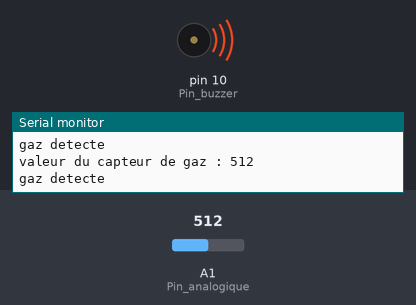
Bench run of a sketch on a simulated Arduino Uno, built with avr-gcc and run on an emulated ATmega328P. Parts: buzzer (waves = sounding, pin HIGH), the last lines printed to the serial monitor. The test bench sets the inputs (shaded band); at power-on: A1 (Pin_analogique) = 512.

Above: at 1.8 s.
1.9 s: A1 (Pin_analogique) set to 174
3.4 s: A1 (Pin_analogique) set to 152
At 5.2 s:
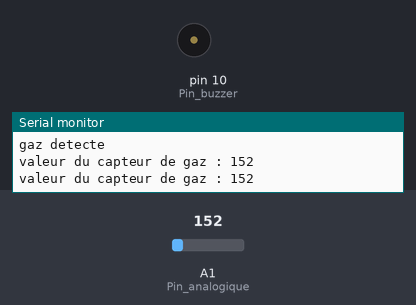
5.5 s: A1 (Pin_analogique) set to 175
At 6.9 s:
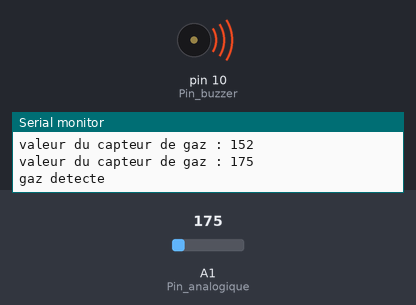
7.5 s: A1 (Pin_analogique) set to 155
At 8.5 s:
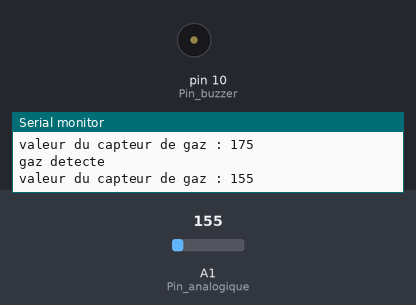
Timing chart, 0 to 10.5 s (numbered marks = the images above; inputs shaded):
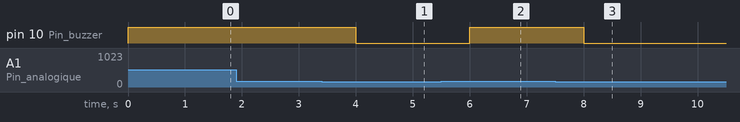

Measured:
- the behaviour switches between 166 and 165 on A1 (Pin_analogique) (found by bisection; images 0 and 1)
- after the input at 3.4 s, pin 10 (Pin_buzzer): HIGH → LOW after 0.60 s
- after the input at 5.5 s, pin 10 (Pin_buzzer): LOW → HIGH after 0.50 s
- after the input at 7.5 s, pin 10 (Pin_buzzer): HIGH → LOW after 0.51 s

The sketch:

Smart_Gas_Detection_and_Alert_System.ino
```cpp
const int Pin_analogique = A1;
const int Pin_buzzer = 10;
const int seuil = 165;

void setup() {
  Serial.begin(9600);
  pinMode(Pin_buzzer, OUTPUT);
  digitalWrite(Pin_buzzer, LOW);
}

void loop() {
  int Value_gaz = analogRead(Pin_analogique);

  Serial.print("valeur du capteur de gaz : ");
  Serial.println(Value_gaz);

  if (Value_gaz > seuil) {
    digitalWrite(Pin_buzzer, HIGH);
    Serial.println("gaz detecte");
  } else {
    digitalWrite(Pin_buzzer, LOW);
  }

  delay(1000);
}
```
